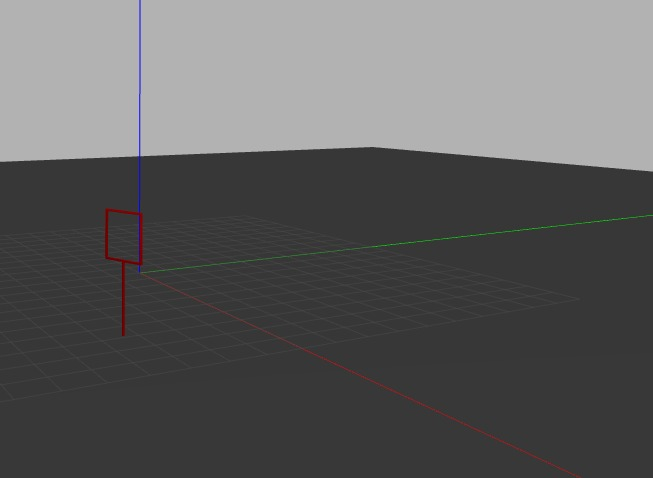
//> input picture CV/pic5.png, 653 x 478 px
$ ./corners   (built with g++ and OpenCV 4)
//> lines starting //> are read from the running program, lines starting //| are printed output that depends on the picture; after the words box and inside, x2 and y2 are one past the last pixel; in counts of white or black regions, pixels touching at a corner belong together
#include <opencv2/opencv.hpp>
#include <iostream>
#include <string>
#include <numeric>
int lowThreshold = 80;
const int max_lowThreshold = 200;
const int ratio = 3;
const int kernel_size = 3;
const double scale=1;
const char* window_name = "Edge Map";
const int corner_threshold=100;
const double epsilon=1;

int main() {

    std::string image_path = "/home/pratyush/Desktop/CV/pic5.png";
    cv::Mat img,thresh,corn;
    img = cv::imread(image_path, CV_LOAD_IMAGE_ANYCOLOR);
//> img is the input picture: 478 rows x 653 cols, CV_8UC3; mean B, G, R 95.8, 95.7, 96
    if(img.empty())
    {
        std::cout << "Could not read the image: " << image_path << std::endl;
        return 1;
    }

    cv::resize(img, img, cv::Size(img.cols*scale, img.rows*scale));
    cv::imshow("Original", img);
    cv::Mat hsv;
    cv::cvtColor(img,hsv,CV_BGR2HSV);
//> hsv: 478 rows x 653 cols, CV_8UC3; mean H, S, V 6.9, 2.9, 96.4

    std::vector<cv::Mat> channels;
    cv::split(hsv, channels);
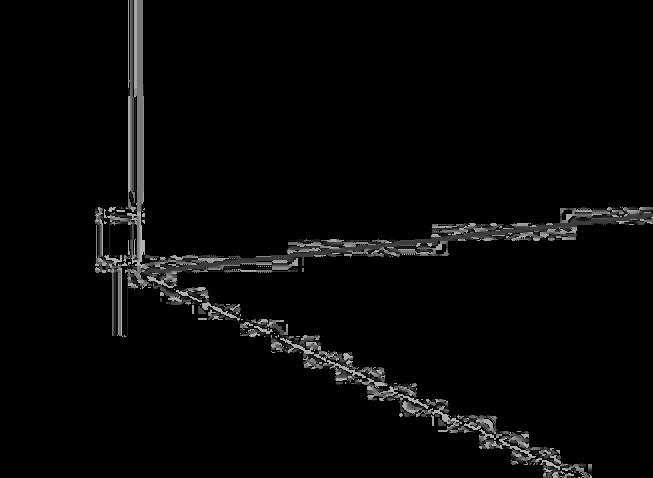
//> channels[0]: 478 rows x 653 cols, CV_8UC1; min 0, max 179, mean 6.9
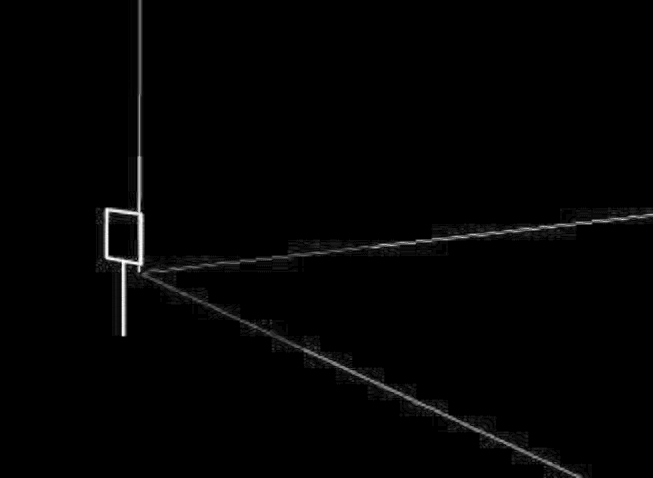
//> channels[1]: 478 rows x 653 cols, CV_8UC1; min 0, max 255, mean 2.9

    cv::Mat H = channels[0];
    cv::Mat S = channels[1];
    cv::Mat V = channels[2];
    cv::GaussianBlur(S, S, cv::Size(15,15), 0, 0);
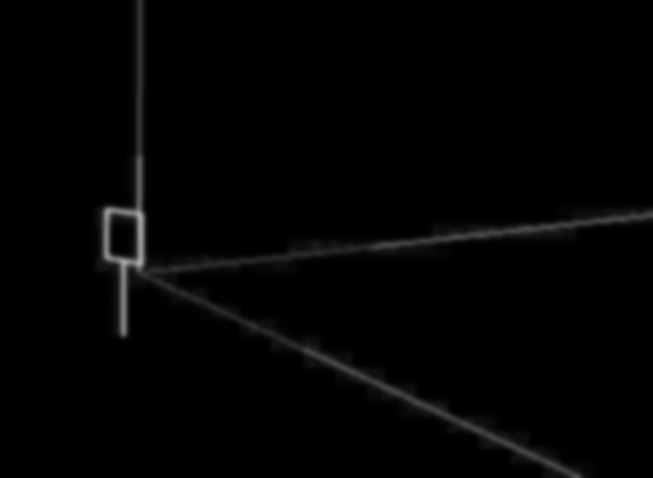
//> S: 478 rows x 653 cols, CV_8UC1; 12.37% of pixels changed, all inside (x1, y1, x2, y2) = (90, 0, 653, 478)
    cv::Mat grey,detected_edges;
    cv::cvtColor(img, grey, CV_BGR2GRAY);
    cv::imshow("S channel", S);
    cv::Mat canny_output;
    cv::Canny( S, canny_output, lowThreshold, lowThreshold*ratio, kernel_size );
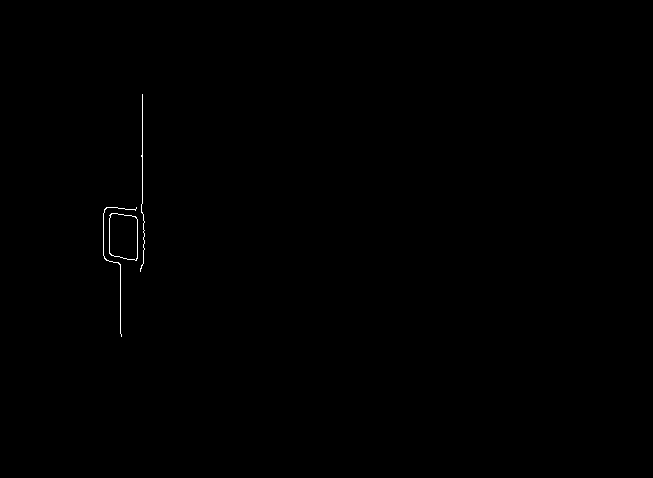
//> canny_output: 478 rows x 653 cols, CV_8UC1; 0.16% white in thin lines or dots, all inside (x1, y1, x2, y2) = (103, 94, 145, 337)
    cv::GaussianBlur(canny_output, canny_output, cv::Size(3,3), 0, 0);
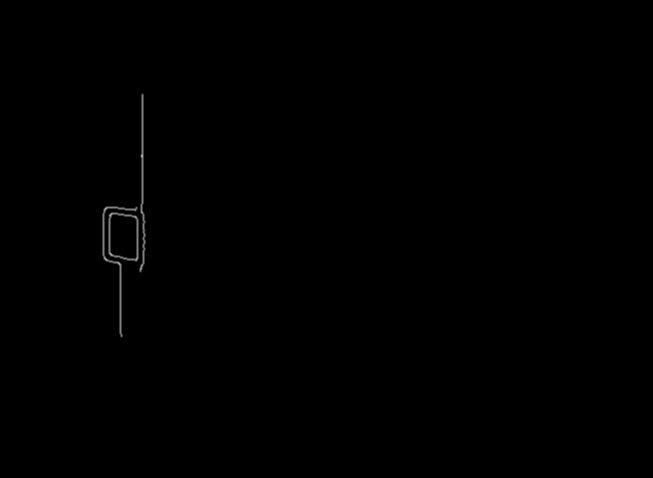
//> canny_output: 478 rows x 653 cols, CV_8UC1; 0.5% of pixels changed, all inside (x1, y1, x2, y2) = (102, 93, 146, 338)

    cv::imshow("Canny Output", canny_output);
    cv::Mat final;

    std::vector< std::vector <cv::Point> > contours; // Vector for storing contour

    cv::findContours( canny_output, contours,CV_RETR_CCOMP, CV_CHAIN_APPROX_SIMPLE );
//> contours = 4 contours; box (x1, y1, x2, y2) and area: (108, 212, 139, 262) 1352, (110, 214, 137, 259) 1042, (139, 93, 146, 273) 396, (102, 206, 138, 338) 382
    if(contours.size()==0)
    {
        cv::threshold(S,S,20,255,0);
        cv::Canny(S,canny_output,lowThreshold,lowThreshold*ratio,kernel_size);
        cv::findContours( canny_output, contours,CV_RETR_CCOMP, CV_CHAIN_APPROX_SIMPLE );
    }
    std::vector< std::vector<cv::Point> > hull(contours.size());
//> hull = 4 empty contours
	for(int i = 0; i < contours.size(); i++)
	    cv::convexHull(cv::Mat(contours[i]), hull[i], false);
//> this loop made 4 passes
    double maxArea=0;
    double maxAreaContourId = 0;
    std::cout<<contours.size()<<std::endl;
//| 4
    for( int i = 0; i< contours.size(); i++ ) // iterate through each contour.
    {
        double newArea=cv::contourArea(contours[i]);
        double convexArea=cv::contourArea(hull[i]);
        if(convexArea/newArea>1.2)
            continue;
        if (newArea > maxArea) {
            maxArea = newArea;
            maxAreaContourId = i;
        }
    }
//> this loop made 4 passes
//> (newArea, convexArea, maxArea) on pass 1: (1351.5, 1372.5, 1351.5)
//> after the loop, maxArea = 1351.5; maxAreaContourId = 0

    final.create( S.size(), S.type() );
    final = cv::Scalar::all(0);
    cv::drawContours(final, contours, maxAreaContourId, 255, -1);
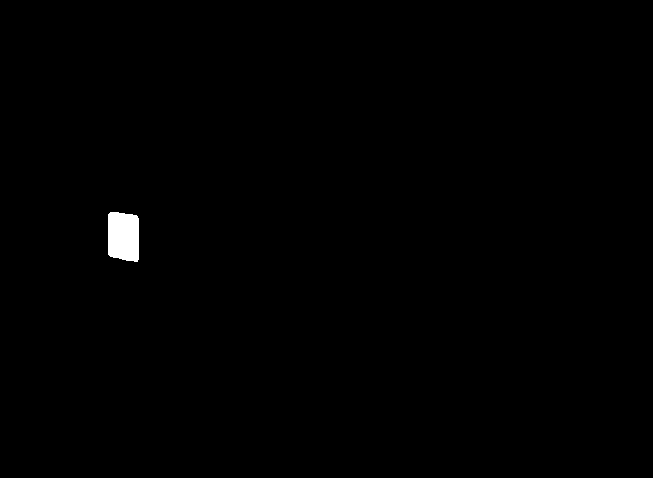
//> final: 478 rows x 653 cols, CV_8UC1; 0.46% white; 1 white region, box (x1, y1, x2, y2) and area: (108, 212, 139, 262) 1424

    std::vector<cv::Vec4i> linesP; // will hold the results of the detection
    cv::HoughLinesP(final, linesP, 1, CV_PI/180, 50, 50, 10 ); // runs the actual detection
//> linesP = empty

    if(linesP.size()==0)
    {
        cv::HoughLinesP(final, linesP, 1, CV_PI/180, 10, 10, 10 );
//> linesP = 36 lines (x1, y1, x2, y2), first 8: [108, 217, 138, 256], [115, 257, 127, 214], [111, 212, 138, 251], [124, 259, 137, 218], [108, 221, 138, 258], [108, 226, 137, 260], [110, 256, 120, 213], [109, 255, 114, 212]
    }
    int xtot=0,ytot=0,vec_len=linesP.size();
//> vec_len = 36
    for( size_t i = 0; i < vec_len; i++ )
    {
        xtot+=(linesP[i])[0]+(linesP[i])[2];
        ytot+=(linesP[i])[1]+(linesP[i])[3];
    }
//> this loop made 36 passes
//> (xtot, ytot) on passes 1 to 8: (246, 473), (488, 944), (737, 1407), (998, 1884), (1244, 2363), (1489, 2849), (1719, 3318), (1942, 3785)
//> after the loop, xtot = 8808; ytot = 16963
    std::cout<<"x : "<<xtot<<std::endl;
//| x : 8808
    std::cout<<"y : "<<ytot<<std::endl;
//| y : 16963
    std::cout<<"len : "<<vec_len<<std::endl;
//| len : 36
    xtot=(int)(xtot/(2*vec_len));
//> xtot = 122
    ytot=(int)(ytot/(2*vec_len));
//> ytot = 235
    cv::circle( canny_output,cv::Point(xtot,ytot), 5,  cv::Scalar(255), 2, 8, 0 );
//> canny_output: 478 rows x 653 cols, CV_8UC1; 90 pixels changed, all inside (x1, y1, x2, y2) = (116, 229, 129, 242)
    cv::imshow("Contour", final);
    cv::imshow("Edges with center", canny_output);
    cv::waitKey(0);
    cv::destroyAllWindows();
    return 0;
}

$ run again, with CV/pic1.png copied over CV/pic5.png
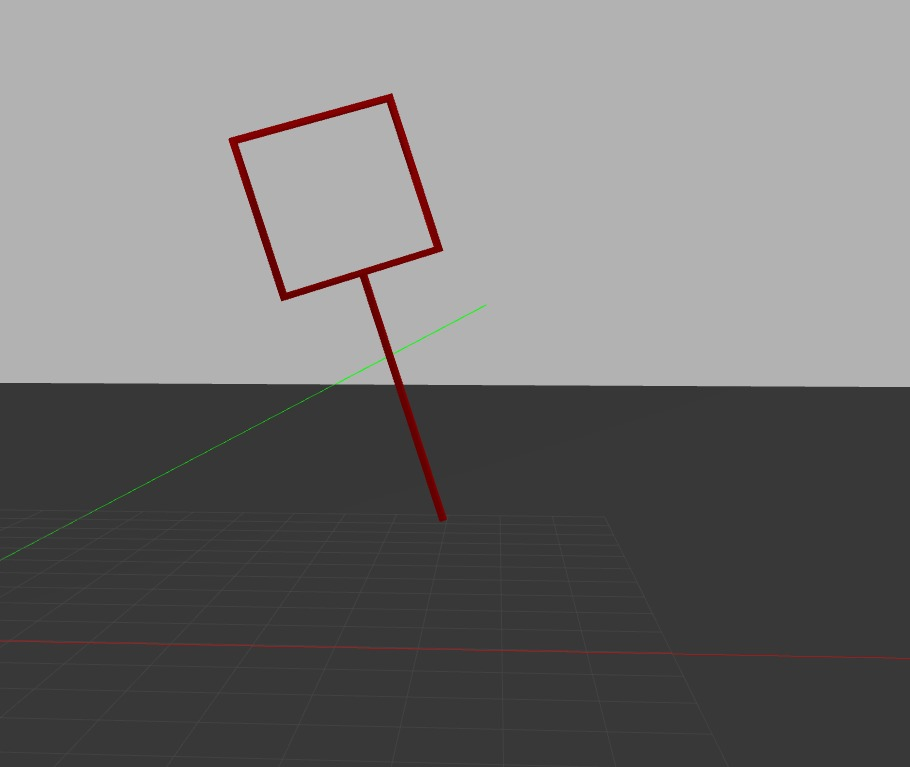
//> input picture CV/pic1.png, 910 x 767 px
//> img is the input picture: 767 rows x 910 cols, CV_8UC3; mean B, G, R 115.6, 115.8, 116.9
//> hsv: 767 rows x 910 cols, CV_8UC3; mean H, S, V 5.2, 3.9, 117.1
//> S: 767 rows x 910 cols, CV_8UC1; min 0, max 239, mean 3.9
//> `cv::GaussianBlur(canny_output, canny_output, cv::Size(3,3), 0, 0);`:
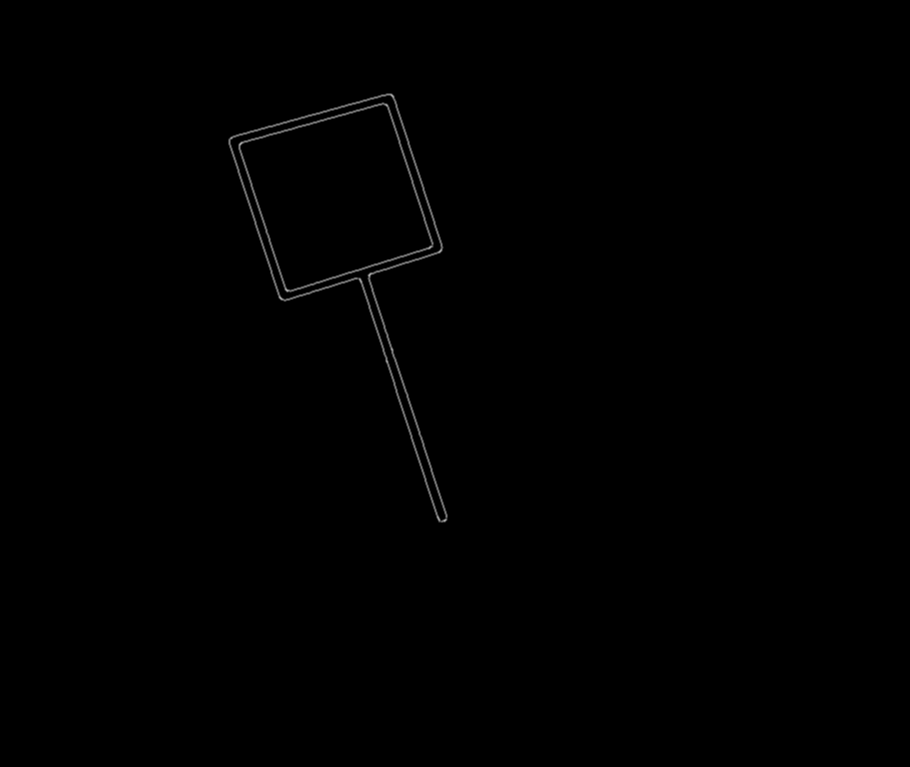
//> canny_output: 767 rows x 910 cols, CV_8UC1; min 0, max 175, mean 0.6
//> contours = 4 contours; box (x1, y1, x2, y2) and area: (228, 93, 448, 523) 32458, (230, 95, 446, 521) 29476, (238, 102, 434, 293) 24442, (240, 105, 432, 290) 22908
//> hull = 4 empty contours
//> the loop `for(int i = 0; i < contours.size(); i++)` made 4 passes
//| 4
//> the loop `for( int i = 0; i< contours.size(); i++ )` made 4 passes
//> (newArea, convexArea, maxArea) on pass 1: (24442.5, 24716, 24442.5)
//> after the loop `for( int i = 0; i< contours.size(); i++ )`: maxArea = 24442.5; maxAreaContourId = 0
//> `cv::drawContours(final, contours, maxAreaContourId, 255, -1);`:
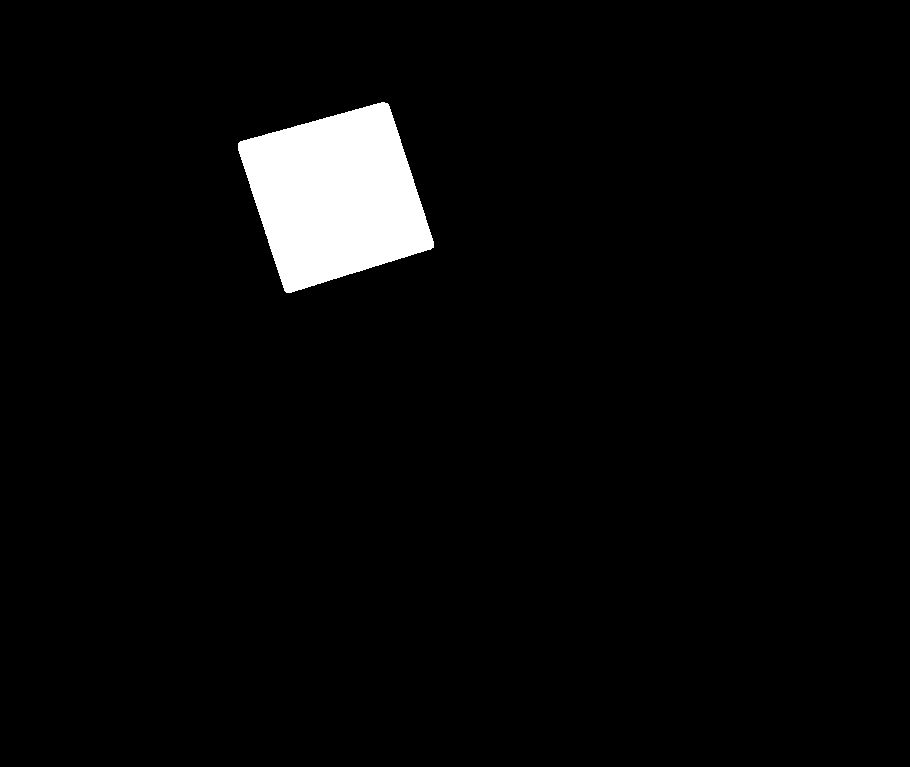
//> final: 767 rows x 910 cols, CV_8UC1; 3.5% white; 1 white region, box (x1, y1, x2, y2) and area: (238, 102, 434, 293) 24738
//> linesP = 164 lines (x1, y1, x2, y2), first 8: [300, 125, 425, 250], [258, 136, 384, 262], [263, 135, 389, 261], [272, 133, 397, 258], [252, 138, 378, 264], [304, 288, 379, 103], [277, 131, 403, 257], [282, 130, 407, 255]
//> vec_len = 164
//> the loop `for( size_t i = 0; i < vec_len; i++ )` made 164 passes
//> (xtot, ytot) on passes 1 to 3: (725, 375), (1367, 773), (2019, 1169)
//> after the loop `for( size_t i = 0; i < vec_len; i++ )`: xtot = 110090; ytot = 64180
//| x : 110090
//| y : 64180
//| len : 164
//> `xtot=(int)(xtot/(2*vec_len));`: xtot = 335
//> `ytot=(int)(ytot/(2*vec_len));`: ytot = 195

$ run again, with CV/pic2.png copied over CV/pic5.png
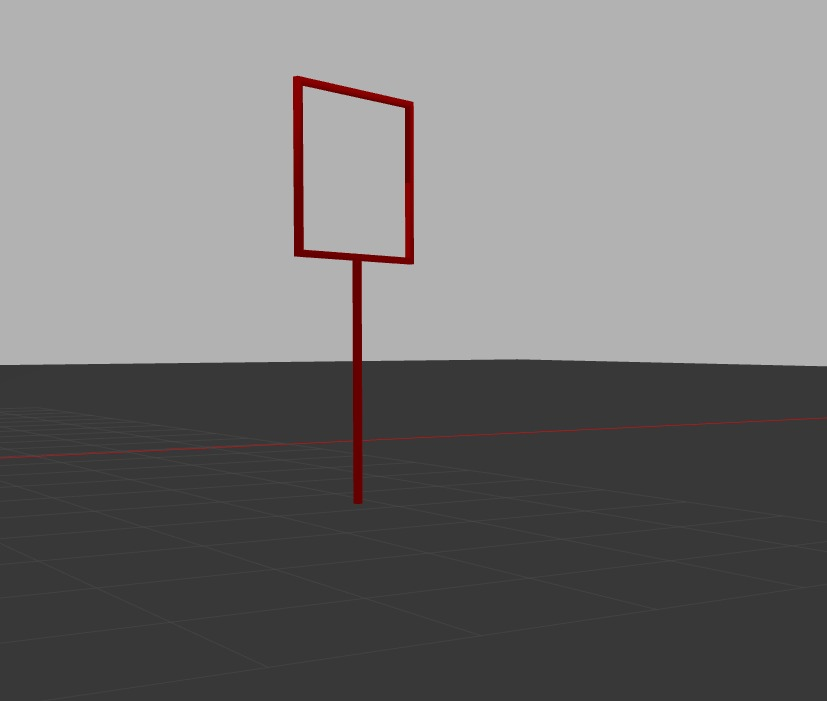
//> input picture CV/pic2.png, 827 x 701 px
//> img is the input picture: 701 rows x 827 cols, CV_8UC3; mean B, G, R 117.4, 117.4, 118.9
//> hsv: 701 rows x 827 cols, CV_8UC3; mean H, S, V 3.1, 4, 118.9
//> S: 701 rows x 827 cols, CV_8UC1; min 0, max 248, mean 4
//> `cv::GaussianBlur(canny_output, canny_output, cv::Size(3,3), 0, 0);`:
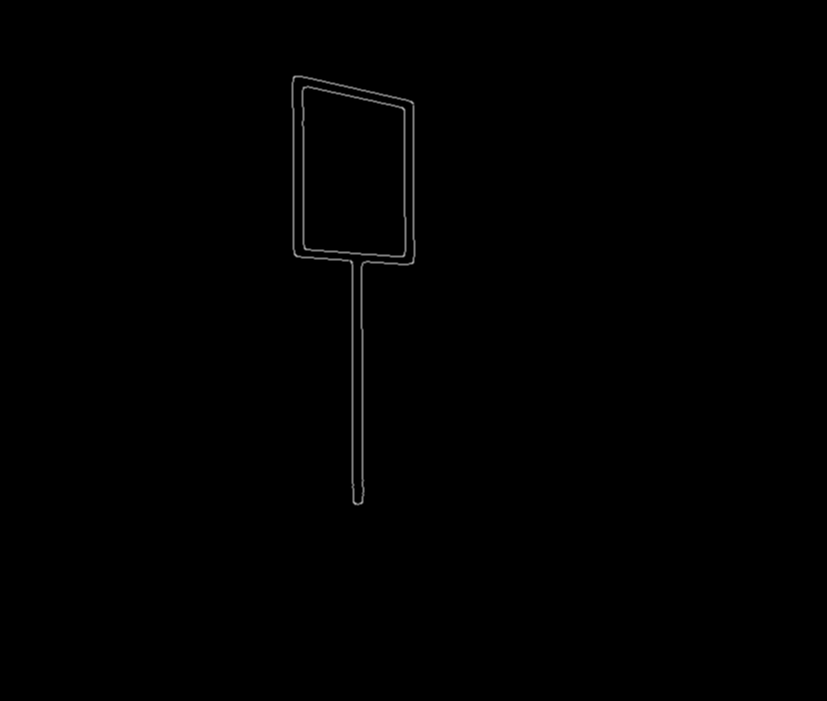
//> canny_output: 701 rows x 827 cols, CV_8UC1; min 0, max 175, mean 0.7
//> contours = 4 contours; box (x1, y1, x2, y2) and area: (291, 75, 416, 506) 24210, (293, 77, 414, 503) 21964, (301, 85, 407, 258) 16385, (303, 88, 405, 256) 15283
//> hull = 4 empty contours
//> the loop `for(int i = 0; i < contours.size(); i++)` made 4 passes
//| 4
//> the loop `for( int i = 0; i< contours.size(); i++ )` made 4 passes
//> (newArea, convexArea, maxArea) on pass 1: (16385, 16604, 16385)
//> after the loop `for( int i = 0; i< contours.size(); i++ )`: maxArea = 16385; maxAreaContourId = 0
//> `cv::drawContours(final, contours, maxAreaContourId, 255, -1);`:
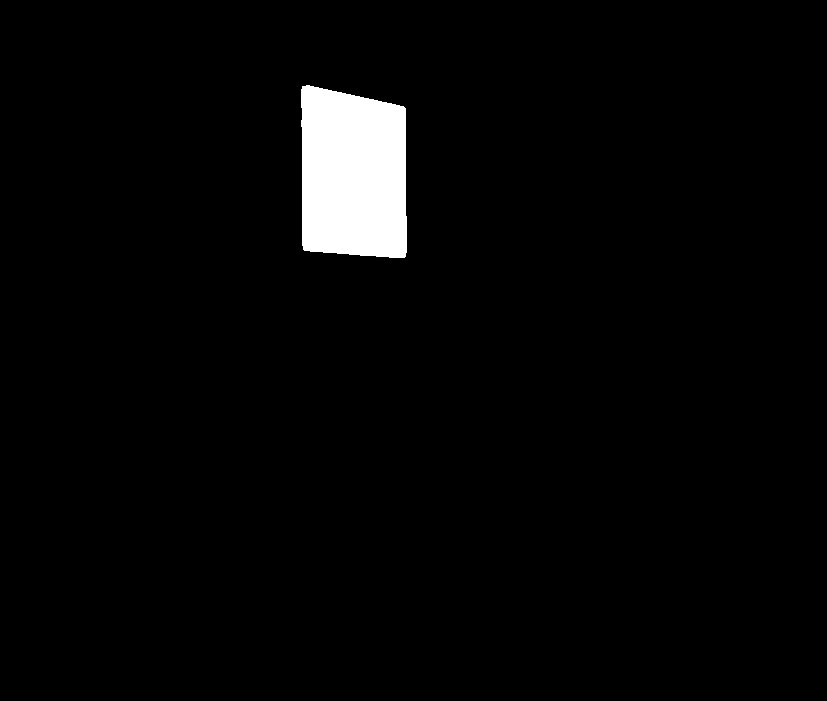
//> final: 701 rows x 827 cols, CV_8UC1; 2.9% white; 1 white region, box (x1, y1, x2, y2) and area: (301, 85, 407, 258) 16644
//> linesP = 103 lines (x1, y1, x2, y2), first 8: [323, 252, 405, 109], [302, 86, 397, 257], [303, 86, 402, 257], [302, 209, 404, 107], [301, 91, 393, 257], [327, 89, 406, 252], [305, 86, 403, 257], [302, 181, 377, 256]
//> vec_len = 103
//> the loop `for( size_t i = 0; i < vec_len; i++ )` made 103 passes
//> (xtot, ytot) on passes 1 to 8: (728, 361), (1427, 704), (2132, 1047), (2838, 1363), (3532, 1711), (4265, 2052), (4973, 2395), (5652, 2832)
//> after the loop `for( size_t i = 0; i < vec_len; i++ )`: xtot = 72568; ytot = 36564
//| x : 72568
//| y : 36564
//| len : 103
//> `xtot=(int)(xtot/(2*vec_len));`: xtot = 352
//> `ytot=(int)(ytot/(2*vec_len));`: ytot = 177
